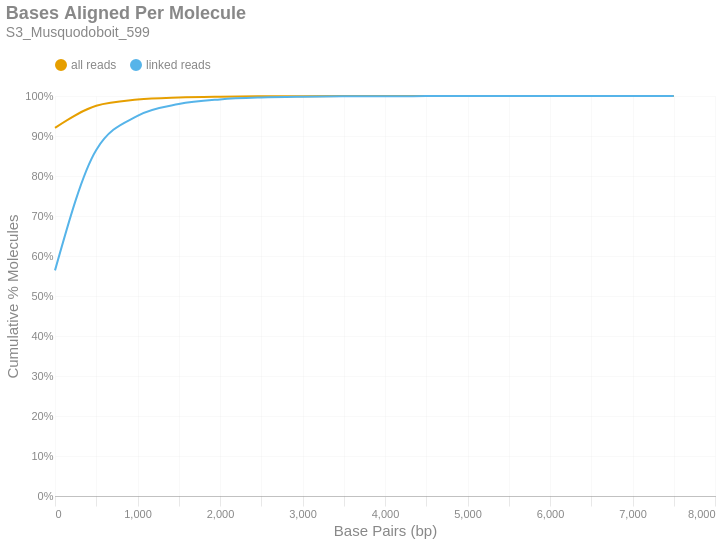

Notebook cell for this chart:
### Markdown cell above
### Bases Aligned Per Molecule
This is a cumulative frequency distribution showing the number of base pairs aligned per unique molecule. These data are shown in 500 bp bins. There are two distributions: one with `all reads` (yellow) and another with only `linked reads` (blue). The percent of molecules in the `linked reads` distribution is relative to the total number of linked molecules.

### Code cell
if SKIPLR:
    print_html(f"Skipped")
else:
    binned_df = consolidated_hist(valids['aligned_bp'], mask, 500, True)
    with SafeRender(binned_df):
        (
            density_plot(binned_df, 'Bases Aligned Per Molecule', samplename, 'basesper')
            .encode(
                x=alt.X('bin:Q', title="Base Pairs (bp)").axis(tickMinStep=500).scale(padding=0),
                y=alt.Y('value:Q', title='Cumulative % Molecules')
                    .axis(format='%')
                    .scale(domain = [0,1])
                    .stack(False),
                color=alt.Color("key:N").scale(domain = ["all reads", "linked reads"]),
                tooltip = [
                    alt.Tooltip("key:N", title = "Data Type"),
                    alt.Tooltip("range_label:N", title="Bases Aligned Per Molecule"),
                    alt.Tooltip("value:Q", format = ".2%", title="% Molecules (Cum.)")
                ]
            )
        ).display()

### Figure 1 — Vega-Lite specification as saved in the notebook (floating-point values rounded to 4 significant figures)
{"width": "container", "height": 400, "config": {"title": {"anchor": "start", "dy": -15, "fontSize": 18, "color": "#888888", "subtitleColor": "#888888", "subtitleFontSize": 14}, "arc": {"fill": "#0072B2"}, "axis": {"domainColor": "#888888", "domainWidth": 0.5, "gridWidth": 0.2, "grid": false, "titleFontWeight": 400, "titleFontSize": 15, "labelFontSize": 11, "labelColor": "#888888", "tickColor": "#888888", "tickWidth": 0.2, "titleColor": "#888888"}, "axisBand": {"grid": false}, "axisX": {"grid": true, "tickSize": 10, "domainCap": "round"}, "axisY": {"domain": false, "grid": true, "tickSize": 0, "domainCap": "round"}, "background": "transparent", "header": {"labelFontSize": 15, "labelColor": "#888888", "titleFontSize": 15, "titleFontWeight": 600, "titleColor": "#888888"}, "legend": {"labelFont": "sans-serif", "labelFontSize": 12, "labelColor": "#888888", "symbolSize": 100, "symbolType": "circle", "titleFontSize": 12, "titlePadding": 10, "titleColor": "#888888", "title": null, "orient": "top"}, "range": {"category": ["#E69F00", "#56B4E9", "#009E73", "#F0E442", "#0072B2", "#D55E00", "#CC79A7", "#000000"], "diverging": ["#cfe8f3", "#a2d4ec", "#73bfe2", "#46abdb", "#1696d2", "#12719e"]}, "area": {"fill": "#0072B2", "fillOpacity": 0.7, "line": true, "strokeOpacity": 0.7}, "line": {"color": "#0072B2", "stroke": "#0072B2", "strokeWidth": 2}, "trail": {"color": "#0072B2", "stroke": "#0072B2", "strokeWidth": 0, "size": 1}, "point": {"filled": true, "fillOpacity": 1.0, "size": 95}, "text": {"color": "#888888", "fontSize": 11, "align": "right", "fontWeight": 400, "size": 11}, "bar": {"fill": "#0072B2", "stroke": null}, "view": {"stroke": null, "continuousWidth": 660, "continuousHeight": 400}}, "data": {"name": "data-97b3be09eb9f60d91697fb09c39e625d"}, "mark": {"type": "line", "interpolate": "monotone", "point": {"opacity": 0, "size": 275}}, "encoding": {"color": {"field": "key", "scale": {"domain": ["all reads", "linked reads"]}, "type": "nominal"}, "tooltip": [{"field": "key", "title": "Data Type", "type": "nominal"}, {"field": "range_label", "title": "Bases Aligned Per Molecule", "type": "nominal"}, {"field": "value", "format": ".2%", "title": "% Molecules (Cum.)", "type": "quantitative"}], "x": {"axis": {"tickMinStep": 500}, "field": "bin", "scale": {"padding": 0}, "title": "Base Pairs (bp)", "type": "quantitative"}, "y": {"axis": {"format": "%"}, "field": "value", "scale": {"domain": [0, 1]}, "stack": false, "title": "Cumulative % Molecules", "type": "quantitative"}}, "params": [{"name": "param_c36ac31b6afebe62", "select": {"type": "point", "fields": ["key"]}, "bind": "legend"}], "title": {"text": "Bases Aligned Per Molecule", "subtitle": "S3_Musquodoboit_599"}, "transform": [{"fold": ["all reads (cumsum)", "linked reads (cumsum)"]}, {"calculate": "replace(datum.key, ' (cumsum)', '')", "as": "key"}, {"filter": {"param": "param_c36ac31b6afebe62"}}], "usermeta": {"embedOptions": {"downloadFileName": "S3_Musquodoboit_599.basesper"}}, "$schema": "https://vega.github.io/schema/vega-lite/v6.1.0.json", "datasets": {"data-97b3be09eb9f60d91697fb09c39e625d": [{"bin": "0.0", "interval": "0.0-500.0", "all reads": 0.9205, "linked reads": 0.564, "all reads (cumsum)": 0.9205, "linked reads (cumsum)": 0.564, "range_label": "0-499"}, {"bin": "500.0", "interval": "500.0-1000.0", "all reads": 0.05497, "linked reads": 0.3012, "all reads (cumsum)": 0.9755, "linked reads (cumsum)": 0.8652, "range_label": "500-999"}, {"bin": "1000.0", "interval": "1000.0-1500.0", "all reads": 0.0155, "linked reads": 0.08517, "all reads (cumsum)": 0.991, "linked reads (cumsum)": 0.9504, "range_label": "1000-1499"}, {"bin": "1500.0", "interval": "1500.0-2000.0", "all reads": 0.005343, "linked reads": 0.02936, "all reads (cumsum)": 0.9963, "linked reads (cumsum)": 0.9798, "range_label": "1500-1999"}, {"bin": "2000.0", "interval": "2000.0-2500.0", "all reads": 0.002111, "linked reads": 0.0116, "all reads (cumsum)": 0.9984, "linked reads (cumsum)": 0.9914, "range_label": "2000-2499"}, {"bin": "2500.0", "interval": "2500.0-3000.0", "all reads": 0.0008874, "linked reads": 0.004876, "all reads (cumsum)": 0.9993, "linked reads (cumsum)": 0.9962, "range_label": "2500-2999"}, {"bin": "3000.0", "interval": "3000.0-3500.0", "all reads": 0.0003651, "linked reads": 0.002006, "all reads (cumsum)": 0.9997, "linked reads (cumsum)": 0.9983, "range_label": "3000-3499"}, {"bin": "3500.0", "interval": "3500.0-4000.0", "all reads": 0.0001664, "linked reads": 0.000914, "all reads (cumsum)": 0.9998, "linked reads (cumsum)": 0.9992, "range_label": "3500-3999"}, {"bin": "4000.0", "interval": "4000.0-4500.0", "all reads": 7.056e-05, "linked reads": 0.0003877, "all reads (cumsum)": 0.9999, "linked reads (cumsum)": 0.9996, "range_label": "4000-4499"}, {"bin": "4500.0", "interval": "4500.0-5000.0", "all reads": 3.172e-05, "linked reads": 0.0001743, "all reads (cumsum)": 1.0, "linked reads (cumsum)": 0.9997, "range_label": "4500-4999"}, {"bin": "5000.0", "interval": "5000.0-5500.0", "all reads": 3.042e-05, "linked reads": 0.0001672, "all reads (cumsum)": 1.0, "linked reads (cumsum)": 0.9999, "range_label": "5000-5499"}, {"bin": "5500.0", "interval": "5500.0-6000.0", "all reads": 1.359e-05, "linked reads": 7.469e-05, "all reads (cumsum)": 1.0, "linked reads (cumsum)": 1.0, "range_label": "5500-5999"}, {"bin": "6000.0", "interval": "6000.0-6500.0", "all reads": 1.942e-06, "linked reads": 1.067e-05, "all reads (cumsum)": 1.0, "linked reads (cumsum)": 1.0, "range_label": "6000-6499"}, {"bin": "6500.0", "interval": "6500.0-7000.0", "all reads": 2.589e-06, "linked reads": 1.423e-05, "all reads (cumsum)": 1.0, "linked reads (cumsum)": 1.0, "range_label": "6500-6999"}, {"bin": "7000.0", "interval": "7000.0-7500.0", "all reads": 6.473e-07, "linked reads": 3.557e-06, "all reads (cumsum)": 1.0, "linked reads (cumsum)": 1.0, "range_label": "7000-7499"}, {"bin": "7500.0", "interval": "7500.0-8000.0", "all reads": 6.473e-07, "linked reads": 3.557e-06, "all reads (cumsum)": 1.0, "linked reads (cumsum)": 1.0, "range_label": "7500-7999"}]}}
